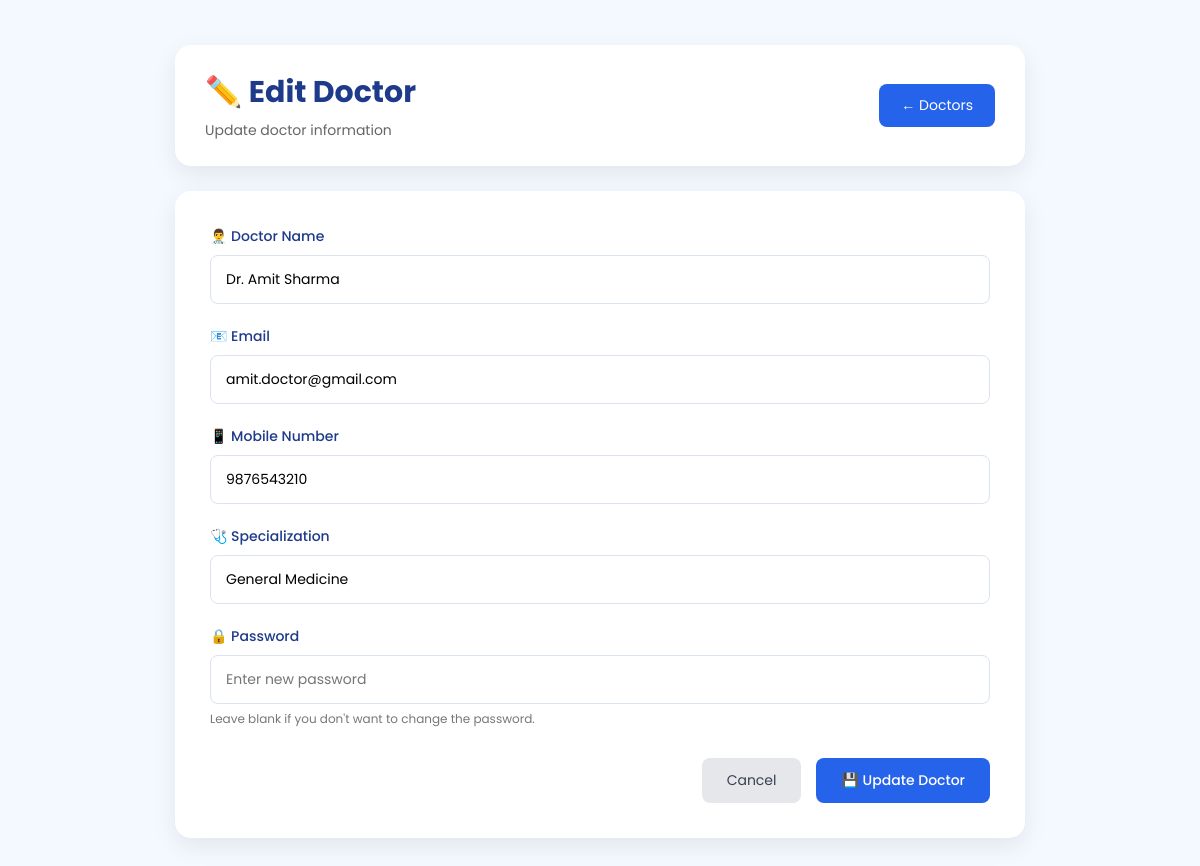
/admin-edit-doctor/2 (signed in), run on the app's committed database.
### tables this page shows
CREATE TABLE doctors (

    id INTEGER PRIMARY KEY AUTOINCREMENT,

    full_name TEXT NOT NULL,

    email TEXT UNIQUE NOT NULL,

    specialization TEXT NOT NULL,

    mobile TEXT NOT NULL,

    password TEXT NOT NULL

);

### app.py (the view, shortened to what this page needs)
@app.route('/admin-edit-doctor/<int:doctor_id>', methods=['GET', 'POST'])
def admin_edit_doctor(doctor_id):
    if 'admin_id' not in session:
        return redirect(url_for('admin_login'))
    connection = sqlite3.connect("hospital.db")
    cursor = connection.cursor()
    cursor.execute("""
        SELECT id, full_name, email, mobile, specialization, password
        FROM doctors
        WHERE id = ?
    """, (doctor_id,))
    doctor = cursor.fetchone()
    if doctor is None:
        connection.close()
        return "❌ Doctor not found"
    connection.close()
    return render_template(
        "admin_edit_doctor.html",
        doctor=doctor
    )

### templates/admin_edit_doctor.html (shortened to what this page needs)
<!DOCTYPE html>
<html lang="en">
<head>
    <link rel="stylesheet"
          href="{{ url_for('static', filename='css/admin_edit_doctor.css') }}">
</head>
<body>
    <div class="container">
        <div class="header">
            <div>
                <h1>✏️ Edit Doctor</h1>
                <p>
                    Update doctor information
                </p>
            </div>
            <a href="/admin-doctors" class="back-btn">
                ← Doctors
            </a>
        </div>
        <div class="form-box">
            <form
                action="/admin-edit-doctor/{{ doctor[0] }}"
                method="POST"
            >
                <div class="form-group">
                    <label for="full_name">
                        👨‍⚕️ Doctor Name
                    </label>
                    <input
                        type="text"
                        id="full_name"
                        name="full_name"
                        value="{{ doctor[1] }}"
                        required
                    >
                </div>
                <div class="form-group">
                    <label for="email">
                        📧 Email
                    </label>
                    <input
                        type="email"
                        id="email"
                        name="email"
                        value="{{ doctor[2] }}"
                        required
                    >
                </div>
                <div class="form-group">
                    <label for="mobile">
                        📱 Mobile Number
                    </label>
                    <input
                        type="tel"
                        id="mobile"
                        name="mobile"
                        value="{{ doctor[3] }}"
                        required
                    >
                </div>
                <div class="form-group">
                    <label for="specialization">
                        🩺 Specialization
                    </label>
                    <input
                        type="text"
                        id="specialization"
                        name="specialization"
                        value="{{ doctor[4] }}"
                        required
                    >
                </div>
                <div class="form-group">
                    <label for="password">
                        🔒 Password
                    </label>
                    <input
                        type="password"
                        id="password"
                        name="password"
                        placeholder="Enter new password"
                    >
                    <small>
                        Leave blank if you don't want to change the password.
                    </small>
                </div>
                <div class="form-actions">
                    <a href="/admin-doctors" class="cancel-btn">
                        Cancel
                    </a>
                    <button type="submit" class="save-btn">
                        💾 Update Doctor
                    </button>
                </div>
            </form>
        </div>
    </div>
</body>
</html>

### static/css/admin_edit_doctor.css (style rules this page uses)
* { margin:0; padding:0; box-sizing:border-box; font-family:'Poppins',sans-serif; }
body { min-height:100vh; background:#f4f9ff; }
.container { width:90%; max-width:850px; margin:auto; padding:45px 0; }
.header { background:white; padding:25px 30px; border-radius:16px; display:flex; justify-content:space-between; align-items:center; box-shadow:0 8px 25px rgba(0,0,0,0.08); margin-bottom:25px; }
.header h1 { color:#1e3a8a; font-size:30px; margin-bottom:5px; }
.header p { color:#666; font-size:14px; }
.back-btn { text-decoration:none; background:#2563eb; color:white; padding:11px 22px; border-radius:8px; font-size:14px; transition:0.3s; }
.form-box { background:white; padding:35px; border-radius:16px; box-shadow:0 8px 25px rgba(0,0,0,0.08); }
.form-group { margin-bottom:22px; }
.form-group label { display:block; color:#1e3a8a; font-size:14px; font-weight:500; margin-bottom:8px; }
.form-group input { width:100%; padding:13px 15px; border:1px solid #dbe3ef; border-radius:8px; outline:none; font-size:14px; transition:0.3s; }
.form-group small { display:block; margin-top:6px; color:#777; font-size:12px; }
.form-actions { display:flex; justify-content:flex-end; gap:15px; margin-top:30px; }
.cancel-btn { text-decoration:none; background:#e5e7eb; color:#374151; padding:12px 25px; border-radius:8px; font-size:14px; transition:0.3s; }
.save-btn { border:none; background:#2563eb; color:white; padding:12px 25px; border-radius:8px; font-size:14px; font-weight:500; cursor:pointer; transition:0.3s; }

### data on the page
doctors: full_name "Dr. Amit Sharma", email "amit.doctor@gmail.com", mobile "9876543210", specialization "General Medicine"
